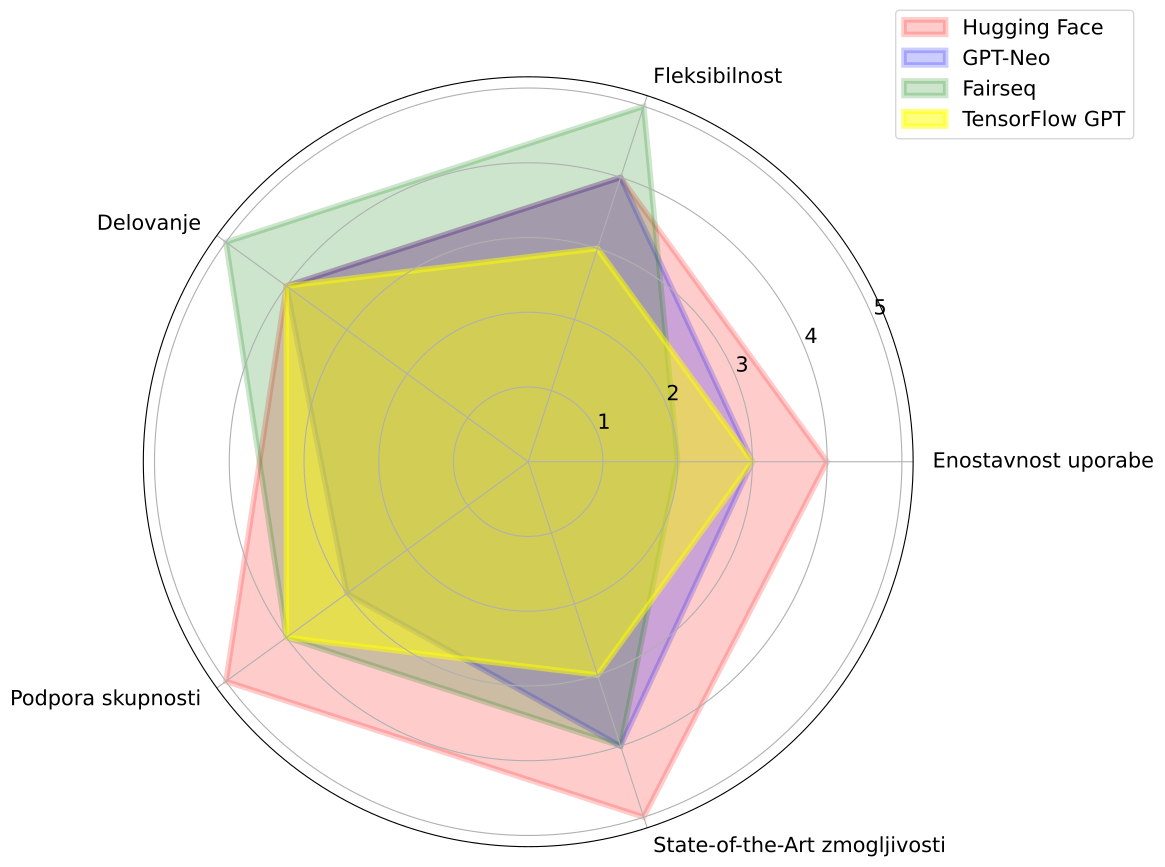

Reproduce this figure in Python.
import matplotlib.pyplot as plt
import numpy as np

# Categories
labels = np.array(['Enostavnost uporabe', 'Fleksibilnost', 'Delovanje', 'Podpora skupnosti', 'State-of-the-Art zmogljivosti'])

# Ratings for each library
hugging_face = np.array([4, 4, 4, 5, 5])
gpt_neo = np.array([3, 4, 4, 3, 4])
fairseq = np.array([2, 5, 5, 4, 4])
tensorflow_gpt = np.array([3, 3, 4, 4, 3])

# Number of variables
num_vars = len(labels)

#change size of numbers on axes
plt.rcParams['xtick.labelsize'] = 15
plt.rcParams['ytick.labelsize'] = 15
# Compute angle each bar is centered on:
angles = np.linspace(0, 2 * np.pi, num_vars, endpoint=False).tolist()

# The plot is circular, so we need to "complete the loop" and append the start to the end.
hugging_face = np.concatenate((hugging_face, [hugging_face[0]]))
gpt_neo = np.concatenate((gpt_neo, [gpt_neo[0]]))
fairseq = np.concatenate((fairseq, [fairseq[0]]))
tensorflow_gpt = np.concatenate((tensorflow_gpt, [tensorflow_gpt[0]]))
angles += angles[:1]

# Plot
fig, ax = plt.subplots(figsize=(10, 10), subplot_kw=dict(polar=True))
ax.fill(angles, hugging_face, color='red', alpha=0.2, edgecolor='red', linewidth=4)
ax.fill(angles, gpt_neo, color='blue', alpha=0.2, edgecolor='blue', linewidth=4)
ax.fill(angles, fairseq, color='green', alpha=0.2, edgecolor='green', linewidth=4)

#set border alpha as 1 to make it visible
ax.fill(angles, tensorflow_gpt, color='yellow', alpha=0.5, edgecolor='yellow', linewidth=4)


# Labels for each point
ax.set_xticks(angles[:-1])
#make sure they are outside the plot area
ax.set_xticklabels(labels, fontsize=15)

list1 = [0, 1, 4, 5] 
# Improve layout to avoid text overlapping
for i, (label, rot) in enumerate(zip(ax.get_xticklabels(), angles[:-1])):
    if i in list1:
        label.set_horizontalalignment("left")
    else:
        label.set_horizontalalignment("right")

# Legend
plt.legend(['Hugging Face', 'GPT-Neo', 'Fairseq', 'TensorFlow GPT'], loc='upper right', bbox_to_anchor=(1.3, 1.1), fontsize=15)
plt.savefig('radar_plot.pdf', dpi=300, bbox_inches='tight')
